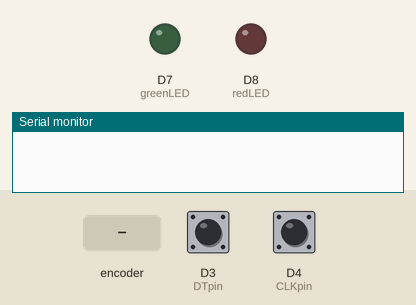
This sketch was run on a simulated ESP8266 (NodeMCU). On the bench: output pins drawn as LEDs (lit = HIGH), the last lines printed to the serial monitor. Inputs (shaded band) come from the test bench; at power-on: D3 (DTpin) HIGH, D4 (CLKpin) HIGH.

Above: at 1.2 s.
1.3 s: rotary encoder on D4 (CLKpin) / D3 (DTpin) turned 1 step (first pin leading)
At 1.7 s:
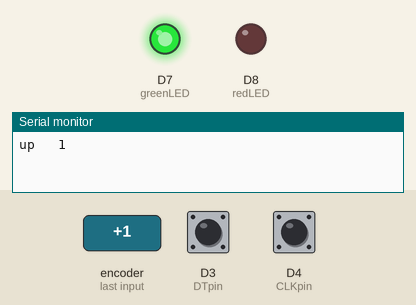
3.0 s: rotary encoder on D4 (CLKpin) / D3 (DTpin) turned 2 steps (second pin leading)
At 3.9 s:
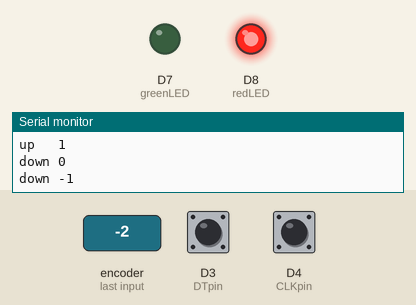
Timing chart, 0 to 6.0 s (numbered marks = the images above; inputs shaded):
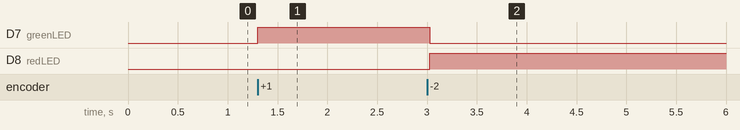

The sketch:

Listing19-2.ino
```cpp
/*******************************************************************************
 * Sketch name: Rotary encoder with interrupt
 * Description: Control LEDs by rotary encoder rotation direction
 * Created on:  October 2020
 * Author:      Neil Cameron
 * Book:        Electronics Projects with the ESP8266 and ESP32
 * Chapter :    19 - Rotary encoder
 ******************************************************************************/

int CLKpin = D4;
int DTpin = D3;
int redLED = D8;
int greenLED = D7;
int count = 0;
volatile int change;            // variable used in ISR

void setup()
{
  Serial.begin(115200);
  pinMode(redLED, OUTPUT);
  pinMode(greenLED, OUTPUT);          // attached interrupt
  attachInterrupt(digitalPinToInterrupt(CLKpin), isr, FALLING);
}

void loop()
{
  if(change != 0)             // rotary encoder direction
  {
    if(change > 0) LED(HIGH, "up   ");      // clockwise
    else if(change < 0) LED(LOW, "down ");    // anti-clockwise
    change = 0;
  }
}

void LED(int state, String text)      // no change to LED function
{
  digitalWrite(redLED, 1-state);
  digitalWrite(greenLED, state);
  Serial.print(text);
  count = count + change;
  Serial.println(count);
}

IRAM_ATTR void isr()            // interrupt service routine
{
  change = 2*digitalRead(DTpin) - 1;    // determine direction of rotation
}
```

Measured:
- after the input at 1.3 s, D7 (greenLED): LOW → HIGH at once
- after the input at 3.0 s, D7 (greenLED): HIGH → LOW at once; D8 (redLED): LOW → HIGH at once
